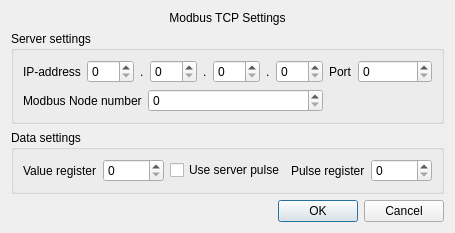
<?xml version="1.0" encoding="UTF-8"?>
<ui version="4.0">
 <class>DialogModbusParams</class>
 <widget class="QDialog" name="DialogModbusParams">
  <property name="geometry">
   <rect>
    <x>0</x>
    <y>0</y>
    <width>414</width>
    <height>216</height>
   </rect>
  </property>
  <property name="windowTitle">
   <string>Dialog</string>
  </property>
  <layout class="QGridLayout" name="gridLayout_3">
   <item row="0" column="0">
    <widget class="QLabel" name="label">
     <property name="sizePolicy">
      <sizepolicy hsizetype="Preferred" vsizetype="Maximum">
       <horstretch>0</horstretch>
       <verstretch>0</verstretch>
      </sizepolicy>
     </property>
     <property name="text">
      <string>Modbus TCP Settings</string>
     </property>
     <property name="alignment">
      <set>Qt::AlignCenter</set>
     </property>
    </widget>
   </item>
   <item row="1" column="0">
    <widget class="QGroupBox" name="groupBox">
     <property name="title">
      <string>Server settings</string>
     </property>
     <layout class="QGridLayout" name="gridLayout">
      <item row="0" column="0">
       <layout class="QHBoxLayout" name="horizontalLayout">
        <item>
         <widget class="QLabel" name="label_2">
          <property name="text">
           <string>IP-address</string>
          </property>
         </widget>
        </item>
        <item>
         <widget class="QSpinBox" name="spnIPAddrA">
          <property name="maximum">
           <number>255</number>
          </property>
         </widget>
        </item>
        <item>
         <widget class="QLabel" name="label_4">
          <property name="sizePolicy">
           <sizepolicy hsizetype="Maximum" vsizetype="Preferred">
            <horstretch>0</horstretch>
            <verstretch>0</verstretch>
           </sizepolicy>
          </property>
          <property name="text">
           <string>.</string>
          </property>
         </widget>
        </item>
        <item>
         <widget class="QSpinBox" name="spnIPAddrB">
          <property name="maximum">
           <number>255</number>
          </property>
         </widget>
        </item>
        <item>
         <widget class="QLabel" name="label_3">
          <property name="sizePolicy">
           <sizepolicy hsizetype="Maximum" vsizetype="Preferred">
            <horstretch>0</horstretch>
            <verstretch>0</verstretch>
           </sizepolicy>
          </property>
          <property name="text">
           <string>.</string>
          </property>
         </widget>
        </item>
        <item>
         <widget class="QSpinBox" name="spnIPAddrC">
          <property name="maximum">
           <number>255</number>
          </property>
         </widget>
        </item>
        <item>
         <widget class="QLabel" name="label_5">
          <property name="sizePolicy">
           <sizepolicy hsizetype="Maximum" vsizetype="Preferred">
            <horstretch>0</horstretch>
            <verstretch>0</verstretch>
           </sizepolicy>
          </property>
          <property name="text">
           <string>.</string>
          </property>
         </widget>
        </item>
        <item>
         <widget class="QSpinBox" name="spnIPAddrD">
          <property name="maximum">
           <number>255</number>
          </property>
         </widget>
        </item>
       </layout>
      </item>
      <item row="0" column="1">
       <layout class="QHBoxLayout" name="horizontalLayout_2">
        <item>
         <widget class="QLabel" name="label_6">
          <property name="sizePolicy">
           <sizepolicy hsizetype="Maximum" vsizetype="Preferred">
            <horstretch>0</horstretch>
            <verstretch>0</verstretch>
           </sizepolicy>
          </property>
          <property name="text">
           <string>Port</string>
          </property>
         </widget>
        </item>
        <item>
         <widget class="QSpinBox" name="spnIPPort">
          <property name="maximum">
           <number>65535</number>
          </property>
         </widget>
        </item>
       </layout>
      </item>
      <item row="1" column="0">
       <layout class="QHBoxLayout" name="horizontalLayout_3">
        <item>
         <widget class="QLabel" name="label_7">
          <property name="sizePolicy">
           <sizepolicy hsizetype="Maximum" vsizetype="Preferred">
            <horstretch>0</horstretch>
            <verstretch>0</verstretch>
           </sizepolicy>
          </property>
          <property name="text">
           <string>Modbus Node number</string>
          </property>
         </widget>
        </item>
        <item>
         <widget class="QSpinBox" name="spnMBNode">
          <property name="maximum">
           <number>256</number>
          </property>
         </widget>
        </item>
       </layout>
      </item>
     </layout>
    </widget>
   </item>
   <item row="2" column="0">
    <widget class="QGroupBox" name="groupBox_2">
     <property name="title">
      <string>Data settings</string>
     </property>
     <layout class="QGridLayout" name="gridLayout_2">
      <item row="0" column="0">
       <layout class="QHBoxLayout" name="horizontalLayout_4">
        <item>
         <widget class="QLabel" name="label_8">
          <property name="sizePolicy">
           <sizepolicy hsizetype="Maximum" vsizetype="Preferred">
            <horstretch>0</horstretch>
            <verstretch>0</verstretch>
           </sizepolicy>
          </property>
          <property name="text">
           <string>Value register</string>
          </property>
         </widget>
        </item>
        <item>
         <widget class="QSpinBox" name="spnValueRegNo">
          <property name="maximum">
           <number>65535</number>
          </property>
         </widget>
        </item>
       </layout>
      </item>
      <item row="0" column="1">
       <spacer name="horizontalSpacer">
        <property name="orientation">
         <enum>Qt::Horizontal</enum>
        </property>
        <property name="sizeHint" stdset="0">
         <size>
          <width>0</width>
          <height>20</height>
         </size>
        </property>
       </spacer>
      </item>
      <item row="0" column="2">
       <layout class="QHBoxLayout" name="horizontalLayout_5">
        <item>
         <widget class="QCheckBox" name="chkUsePulse">
          <property name="text">
           <string>Use server pulse</string>
          </property>
         </widget>
        </item>
        <item>
         <spacer name="horizontalSpacer_2">
          <property name="orientation">
           <enum>Qt::Horizontal</enum>
          </property>
          <property name="sizeHint" stdset="0">
           <size>
            <width>40</width>
            <height>20</height>
           </size>
          </property>
         </spacer>
        </item>
        <item>
         <widget class="QLabel" name="lblTitlePulseRegNo">
          <property name="sizePolicy">
           <sizepolicy hsizetype="Maximum" vsizetype="Preferred">
            <horstretch>0</horstretch>
            <verstretch>0</verstretch>
           </sizepolicy>
          </property>
          <property name="text">
           <string>Pulse register</string>
          </property>
         </widget>
        </item>
        <item>
         <widget class="QSpinBox" name="spnPulseRegNo">
          <property name="maximum">
           <number>65535</number>
          </property>
         </widget>
        </item>
       </layout>
      </item>
     </layout>
    </widget>
   </item>
   <item row="3" column="0">
    <widget class="QDialogButtonBox" name="buttonBox">
     <property name="orientation">
      <enum>Qt::Horizontal</enum>
     </property>
     <property name="standardButtons">
      <set>QDialogButtonBox::Cancel|QDialogButtonBox::Ok</set>
     </property>
    </widget>
   </item>
  </layout>
 </widget>
 <resources/>
 <connections>
  <connection>
   <sender>buttonBox</sender>
   <signal>accepted()</signal>
   <receiver>DialogModbusParams</receiver>
   <slot>accept()</slot>
   <hints>
    <hint type="sourcelabel">
     <x>248</x>
     <y>254</y>
    </hint>
    <hint type="destinationlabel">
     <x>157</x>
     <y>274</y>
    </hint>
   </hints>
  </connection>
  <connection>
   <sender>buttonBox</sender>
   <signal>rejected()</signal>
   <receiver>DialogModbusParams</receiver>
   <slot>reject()</slot>
   <hints>
    <hint type="sourcelabel">
     <x>316</x>
     <y>260</y>
    </hint>
    <hint type="destinationlabel">
     <x>286</x>
     <y>274</y>
    </hint>
   </hints>
  </connection>
 </connections>
</ui>
